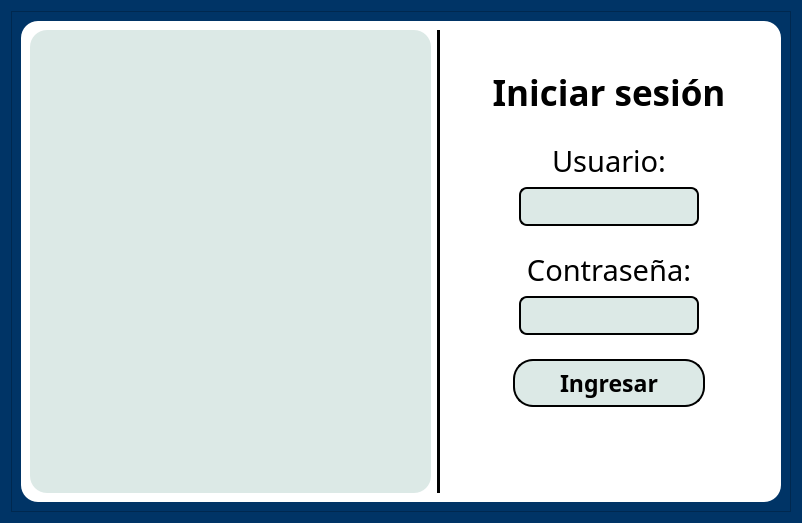
<?xml version="1.0" encoding="UTF-8"?>
<ui version="4.0">
 <class>Dialog</class>
 <widget class="QDialog" name="Dialog">
  <property name="geometry">
   <rect>
    <x>0</x>
    <y>0</y>
    <width>802</width>
    <height>523</height>
   </rect>
  </property>
  <property name="font">
   <font>
    <pointsize>4</pointsize>
   </font>
  </property>
  <property name="windowTitle">
   <string>Inicio de sesión</string>
  </property>
  <property name="styleSheet">
   <string notr="true"> background:#003466;</string>
  </property>
  <layout class="QVBoxLayout" name="verticalLayout_7">
   <item>
    <widget class="QFrame" name="frame_9">
     <property name="frameShape">
      <enum>QFrame::StyledPanel</enum>
     </property>
     <property name="frameShadow">
      <enum>QFrame::Raised</enum>
     </property>
     <layout class="QHBoxLayout" name="horizontalLayout">
      <item>
       <widget class="QFrame" name="frame_2">
        <property name="styleSheet">
         <string notr="true">background: white;
border-radius: 17px;</string>
        </property>
        <property name="frameShape">
         <enum>QFrame::StyledPanel</enum>
        </property>
        <property name="frameShadow">
         <enum>QFrame::Raised</enum>
        </property>
        <layout class="QHBoxLayout" name="horizontalLayout_2">
         <item>
          <widget class="QFrame" name="frame_5">
           <property name="styleSheet">
            <string notr="true">background:#DCE9E6;
border-radius: 17px;</string>
           </property>
           <property name="frameShape">
            <enum>QFrame::StyledPanel</enum>
           </property>
           <property name="frameShadow">
            <enum>QFrame::Raised</enum>
           </property>
           <layout class="QVBoxLayout" name="verticalLayout_4">
            <item alignment="Qt::AlignHCenter|Qt::AlignVCenter">
             <widget class="QLabel" name="label_logo">
              <property name="minimumSize">
               <size>
                <width>383</width>
                <height>383</height>
               </size>
              </property>
              <property name="maximumSize">
               <size>
                <width>383</width>
                <height>383</height>
               </size>
              </property>
              <property name="text">
               <string/>
              </property>
              <property name="pixmap">
               <pixmap resource="../resources/Recursos.qrc">:/logo/icons/Mainlogo.png</pixmap>
              </property>
              <property name="scaledContents">
               <bool>true</bool>
              </property>
              <property name="alignment">
               <set>Qt::AlignCenter</set>
              </property>
              <property name="margin">
               <number>0</number>
              </property>
              <property name="indent">
               <number>-1</number>
              </property>
             </widget>
            </item>
           </layout>
          </widget>
         </item>
         <item>
          <widget class="Line" name="line">
           <property name="styleSheet">
            <string notr="true">QFrame {
    background-color: black;
    min-width: 2px;   /* Para VLine */
}</string>
           </property>
           <property name="orientation">
            <enum>Qt::Vertical</enum>
           </property>
          </widget>
         </item>
         <item alignment="Qt::AlignVCenter">
          <widget class="QFrame" name="frame_8">
           <property name="frameShape">
            <enum>QFrame::StyledPanel</enum>
           </property>
           <property name="frameShadow">
            <enum>QFrame::Raised</enum>
           </property>
           <layout class="QVBoxLayout" name="verticalLayout_8">
            <item>
             <widget class="QFrame" name="frame_7">
              <property name="frameShape">
               <enum>QFrame::StyledPanel</enum>
              </property>
              <property name="frameShadow">
               <enum>QFrame::Raised</enum>
              </property>
              <layout class="QVBoxLayout" name="verticalLayout_5">
               <property name="topMargin">
                <number>9</number>
               </property>
               <item>
                <widget class="QLabel" name="label_2">
                 <property name="minimumSize">
                  <size>
                   <width>26</width>
                   <height>30</height>
                  </size>
                 </property>
                 <property name="font">
                  <font>
                   <family>Corbel</family>
                   <pointsize>26</pointsize>
                   <weight>75</weight>
                   <italic>false</italic>
                   <bold>true</bold>
                  </font>
                 </property>
                 <property name="styleSheet">
                  <string notr="true"/>
                 </property>
                 <property name="text">
                  <string>Iniciar sesión</string>
                 </property>
                 <property name="scaledContents">
                  <bool>false</bool>
                 </property>
                 <property name="alignment">
                  <set>Qt::AlignCenter</set>
                 </property>
                 <property name="margin">
                  <number>0</number>
                 </property>
                 <property name="indent">
                  <number>-1</number>
                 </property>
                </widget>
               </item>
              </layout>
             </widget>
            </item>
            <item>
             <widget class="QFrame" name="frame_4">
              <property name="frameShape">
               <enum>QFrame::StyledPanel</enum>
              </property>
              <property name="frameShadow">
               <enum>QFrame::Raised</enum>
              </property>
              <layout class="QVBoxLayout" name="verticalLayout_3">
               <item>
                <widget class="QLabel" name="label_5">
                 <property name="font">
                  <font>
                   <family>Corbel</family>
                   <pointsize>22</pointsize>
                   <weight>50</weight>
                   <bold>false</bold>
                  </font>
                 </property>
                 <property name="styleSheet">
                  <string notr="true"/>
                 </property>
                 <property name="text">
                  <string>Usuario:</string>
                 </property>
                 <property name="scaledContents">
                  <bool>false</bool>
                 </property>
                 <property name="alignment">
                  <set>Qt::AlignCenter</set>
                 </property>
                </widget>
               </item>
               <item alignment="Qt::AlignHCenter">
                <widget class="QLineEdit" name="input_usuario">
                 <property name="minimumSize">
                  <size>
                   <width>180</width>
                   <height>0</height>
                  </size>
                 </property>
                 <property name="font">
                  <font>
                   <family>Calibri Light</family>
                   <pointsize>12</pointsize>
                   <kerning>false</kerning>
                  </font>
                 </property>
                 <property name="styleSheet">
                  <string notr="true">QLineEdit {
    color: #000000;
    border: 2px;
	border-radius: 8px;
    border-style: solid;
    padding: 5px;
    background: #DCE9E6;
}
</string>
                 </property>
                 <property name="echoMode">
                  <enum>QLineEdit::Normal</enum>
                 </property>
                </widget>
               </item>
              </layout>
             </widget>
            </item>
            <item>
             <widget class="QFrame" name="frame_3">
              <property name="frameShape">
               <enum>QFrame::StyledPanel</enum>
              </property>
              <property name="frameShadow">
               <enum>QFrame::Raised</enum>
              </property>
              <layout class="QVBoxLayout" name="verticalLayout_2">
               <item>
                <widget class="QLabel" name="label_4">
                 <property name="font">
                  <font>
                   <family>Corbel</family>
                   <pointsize>22</pointsize>
                   <weight>50</weight>
                   <bold>false</bold>
                  </font>
                 </property>
                 <property name="styleSheet">
                  <string notr="true"/>
                 </property>
                 <property name="text">
                  <string>Contraseña:</string>
                 </property>
                 <property name="scaledContents">
                  <bool>false</bool>
                 </property>
                 <property name="alignment">
                  <set>Qt::AlignCenter</set>
                 </property>
                </widget>
               </item>
               <item alignment="Qt::AlignHCenter">
                <widget class="QLineEdit" name="input_contrasenna">
                 <property name="minimumSize">
                  <size>
                   <width>180</width>
                   <height>0</height>
                  </size>
                 </property>
                 <property name="font">
                  <font>
                   <family>Calibri Light</family>
                   <pointsize>12</pointsize>
                  </font>
                 </property>
                 <property name="styleSheet">
                  <string notr="true">QLineEdit {
    color: #000000;
    border:2px solid;
	border-radius: 8px;
    border-style: solid;
    padding: 5px;
    background: #DCE9E6;
}

</string>
                 </property>
                 <property name="echoMode">
                  <enum>QLineEdit::Password</enum>
                 </property>
                </widget>
               </item>
              </layout>
             </widget>
            </item>
            <item>
             <widget class="QFrame" name="frame">
              <property name="frameShape">
               <enum>QFrame::StyledPanel</enum>
              </property>
              <property name="frameShadow">
               <enum>QFrame::Raised</enum>
              </property>
              <layout class="QVBoxLayout" name="verticalLayout">
               <item alignment="Qt::AlignHCenter">
                <widget class="QPushButton" name="button_ingresar">
                 <property name="font">
                  <font>
                   <family>Corbel</family>
                   <pointsize>17</pointsize>
                   <weight>75</weight>
                   <bold>true</bold>
                  </font>
                 </property>
                 <property name="cursor">
                  <cursorShape>PointingHandCursor</cursorShape>
                 </property>
                 <property name="styleSheet">
                  <string notr="true">QPushButton {
    border: 2px solid;
    border-radius: 20px;
    padding: 6px 45px;
    background-color: #DCE9E6;
}
QPushButton:hover {
    background-color: rgba(65,252,202, 0.3);
}

QPushButton:pressed {
    background-color: rgba(65,252,202, 0.5);
}</string>
                 </property>
                 <property name="text">
                  <string>Ingresar</string>
                 </property>
                </widget>
               </item>
              </layout>
             </widget>
            </item>
            <item>
             <widget class="QFrame" name="frame_6">
              <property name="frameShape">
               <enum>QFrame::StyledPanel</enum>
              </property>
              <property name="frameShadow">
               <enum>QFrame::Raised</enum>
              </property>
              <layout class="QVBoxLayout" name="verticalLayout_6">
               <item>
                <widget class="QLabel" name="error_label">
                 <property name="font">
                  <font>
                   <family>Calibri</family>
                   <pointsize>14</pointsize>
                   <weight>75</weight>
                   <bold>true</bold>
                  </font>
                 </property>
                 <property name="styleSheet">
                  <string notr="true">color:rgb(255, 109, 25)</string>
                 </property>
                 <property name="text">
                  <string/>
                 </property>
                 <property name="alignment">
                  <set>Qt::AlignCenter</set>
                 </property>
                </widget>
               </item>
              </layout>
             </widget>
            </item>
           </layout>
          </widget>
         </item>
        </layout>
       </widget>
      </item>
     </layout>
    </widget>
   </item>
  </layout>
 </widget>
 <resources>
  <include location="../resources/Recursos.qrc"/>
 </resources>
 <connections/>
</ui>
